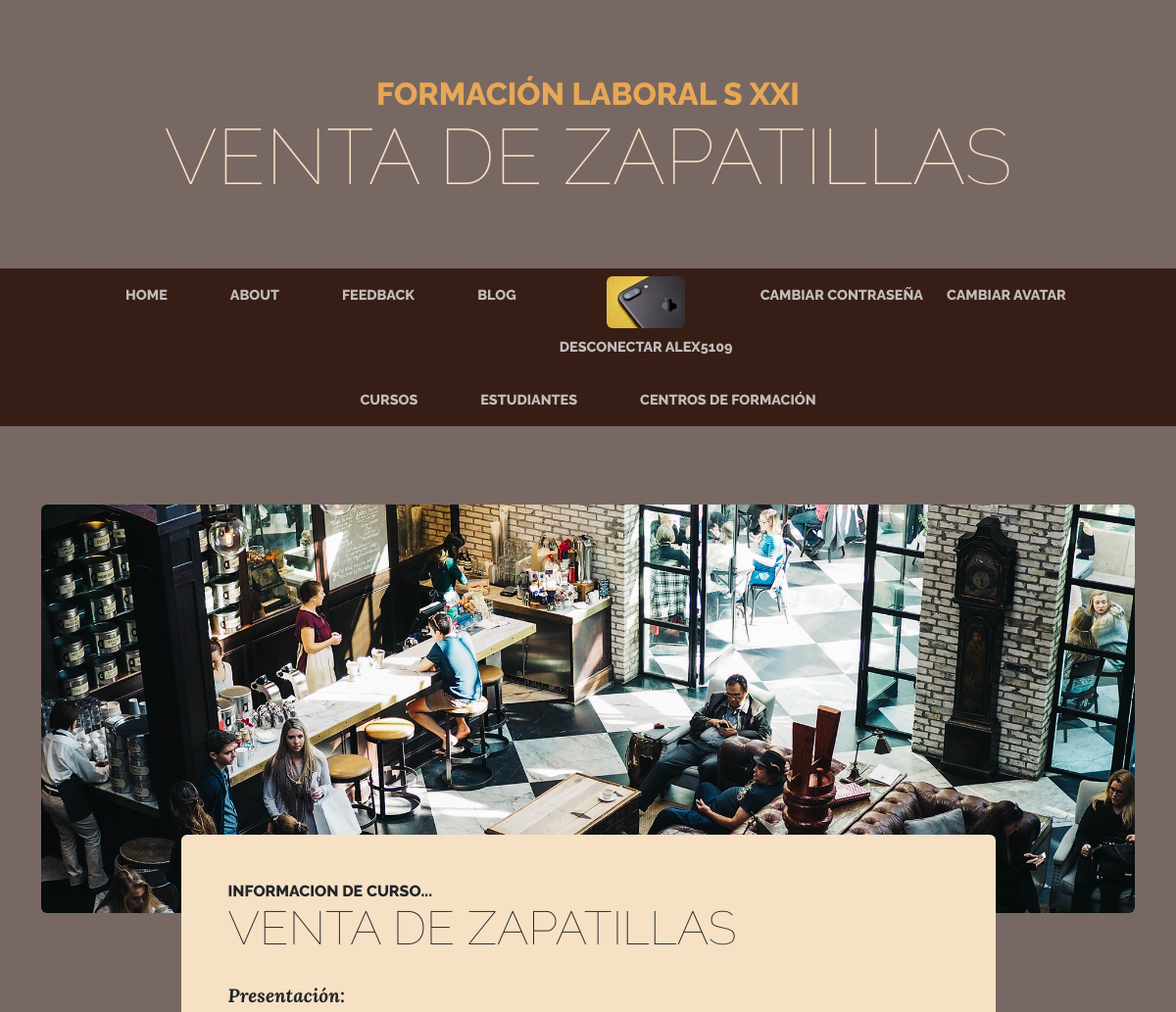
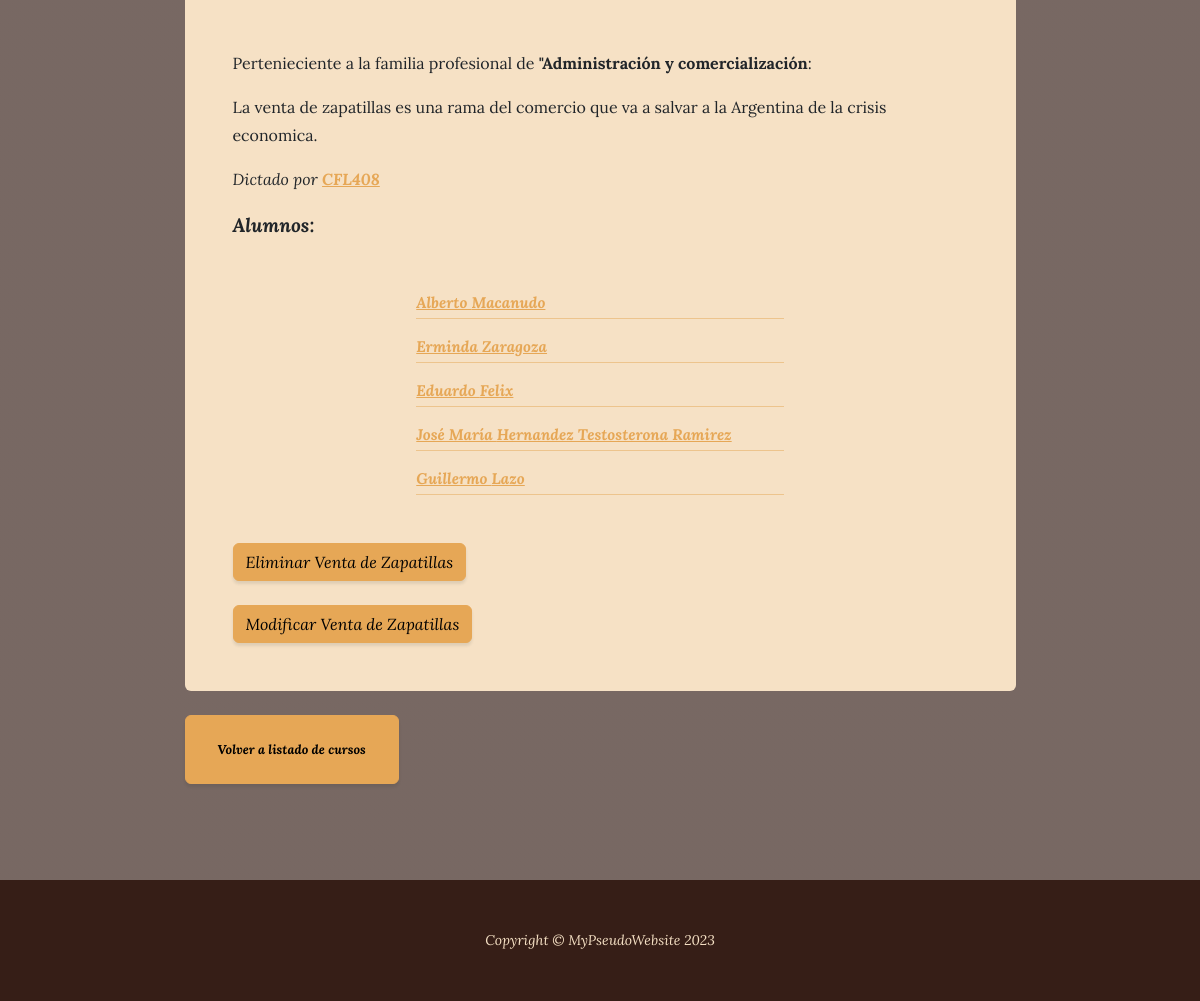
The page /cursos/venta-de-zapatillas-cfl408-1/read (signed in) on the database its author committed (2 pictures, top to bottom).
### aplicacion/models.py (models this page shows, shortened)
class Curso(models.Model):
	name = models.CharField(max_length=60, null=True)
	descripcion = models.TextField(blank=True, max_length=5000, null=True)
	familia_profesional = models.ForeignKey(FamiliaProfesional, on_delete=models.CASCADE, null=True)
	institucion = models.ForeignKey(Institucion, on_delete=models.CASCADE, null=True)
	slug = models.SlugField(default="", null=True)
	estudiantes = models.ManyToManyField("Estudiante", blank=True)
	@property
	def related_estudiantes(self):
		return self.estudiantes.all()

class Usuario(auth.models.User):
	avatar = models.ImageField(upload_to="media/avatares", null=True, blank=True)

class FamiliaProfesional(models.Model):
	name = models.CharField(max_length=60, null=True)
	def __str__(self):
		return f"{self.name}"

class Institucion(models.Model):
	name = models.CharField(max_length=60, null=True)
	partido =  models.ForeignKey(Partido, on_delete=models.SET_NULL, null=True, related_name="instituciones")
	cue =  models.CharField(max_length=12, null=True)
	def __str__(self):
		return f"{self.name}"

class Estudiante(models.Model, LoginRequiredMixin):
	name = models.CharField(max_length=255, null=True)
	lastname = models.CharField(max_length=255, null=True)
	nacimiento = models.DateField(null=True)
	email = models.EmailField(null=True)
	phone = models.CharField(max_length=20, null=True)
	slug = models.SlugField(default="", null=True)
	updated = models.DateTimeField(auto_now=True)
	created = models.DateTimeField(auto_now_add=True)
	cursos = models.ManyToManyField("Curso", blank=True)
	class Meta:
		ordering = ["-updated", '-created']

### aplicacion/views.py (the view)
# urls.py: path('<str:tables>/<slug:slug>/read', 		Tables_Detalle.as_view(),	name='tables-read'),
class Tables_Detalle(MyTablesViewMaster):
	@return_404_if_no_template
	def get(self, request, tables, slug):
		contexto = {
					self.table: self.instance
					}
		template = f"aplicacion/t2_{tables}_details.html"
		return render(request, template, contexto)

### aplicacion/templatetags/avatar.py (called while the page is built)
@register.filter(name="avatar")
def avatar(request):
	avatar_url = None
	try:
		avatar_url = models.AvatarPDF.objects.get(usuario = request.user.id).imagen.url
	except (Exception):
		try:
			avatar_url = models.Usuario.objects.get(id=request.user.id).avatar.url
		except (Exception):
			pass
	return avatar_url

### aplicacion/views.py (called while the page is built)
def return_404_if_no_template(func):
	@wraps(func)
	def wrapper(self, request, *args, **kwargs):
		try:
			return func(self, request, *args, **kwargs)
		except TemplateDoesNotExist:
			return redirect(reverse('aplicacion:codigo', args=['404']))
	return wrapper

	@property
	def slug(self):
		return self.kwargs.get("slug")

	@property
	def tables(self):
		if self._tables is None:
			self._tables = self.kwargs.get("tables")
		return self._tables

	@property
	def table(self):
		return "curso" if self.tables == "cursos" else "estudiante" if self.tables == "estudiantes" else None

	@property
	def model(self):
		return models.Curso if self.tables == "cursos" else models.Estudiante if self.tables == "estudiantes" else None

	@property
	def instance(self):
		if self._instance is None:
			if self.slug and self.model:
				self._instance = self.model.objects.get(slug=self.slug)
		return self._instance

### aplicacion/templates/aplicacion/t2_cursos_details.html (shortened to what this page needs)
{% extends "aplicacion/0001_about.html" %}
{% load static %}
{% block header2 %} {{curso.name}} {% endblock %}
{% block header3 %} Informacion de Curso... {% endblock %}
{% block headerimage1 %} "{% static 'aplicacion/assets/img/about.jpg' %}" {% endblock %}
{% block header4 %} {{curso.name}} {{curso.lastname}} {% endblock %}
{% block parrafo1 %}
	{% if not confirm_deletion %}
	<p class="address mb-5">
		<em><strong> Presentación: </strong></em></p>
			<p> Pertenieciente a la familia profesional de  <strong>"{{curso.familia_profesional}}</strong>: </p>
			<p> </em>{{curso.descripcion}} <em>
			<p> Dictado por
				<strong><a href="{% url 'aplicacion:centros-detail' curso.institucion.pk %}">{{curso.institucion}}</a></strong>
	</p>
	<p class="address mb-5">
		<em><strong> Alumnos: </strong></em></p>
			<ul class="list-unstyled list-hours mb-5 text-left mx-auto">
				{% for estudiante in curso.related_estudiantes %}
				<li class="list-unstyled-item list-hours-item d-flex">
					<small><a href={% url 'aplicacion:tables-read' 'estudiantes' estudiante.slug %}><strong>{{estudiante.name}} {{estudiante.lastname}} </a></strong> </small>
				</li>
				{% endfor %}
			</ul>
	</p>
	{% endif %}
{% endblock %}
{% block parrafo2 %}
	{% if request.user.is_authenticated and not confirm_deletion %}
		<div class="intro-button mx-auto">
		<a class="btn btn-primary btn-x3" href="{% url 'aplicacion:tables-delete' 'cursos' curso.slug %}">Eliminar {{ curso.name }}</a>
		</div>
		<br>
		<div class="intro-button mx-auto"><a class="btn btn-primary btn-x4" href= "{% url 'aplicacion:tables-update' 'cursos' curso.slug %}"> Modificar {{curso.name}}</a>
		</div>
		</div>
	{% endif %}
	<br>
	<div class="intro-button mx-auto"><a class="btn btn-primary btn-xl" href="{% url 'aplicacion:tables-listado' 'cursos' %}">Volver a listado de cursos</a>
	</div>
{% endblock %}

### aplicacion/templates/aplicacion/0001_about.html (shortened to what this page needs)
{% extends "aplicacion/0000_master.html" %}
{% load static %}
{% block content %}
<section class="page-section about-heading">
	<div class="container">
		<img class="img-fluid rounded about-heading-img mb-3 mb-lg-0" src={% block headerimage1 %} {% endblock %} alt="..." />
		<div class="about-heading-content">
			<div class="row">
				<div class="col-xl-9 col-lg-10 mx-auto">
					<div class="bg-faded rounded p-5">
						<h2 class="section-heading mb-4">
							<span class="section-heading-upper">{% block header3 %} {% endblock %}</span>
							<span class="section-heading-lower">{% block header4 %} {% endblock %}</span>
						</h2>
						<p>
							{% block parrafo1 %} {% endblock %}
						</p>
						<p class="mb-0">
							{% block parrafo2 %} {% endblock %}
					</div>
				</div>
			</div>
		</div>
</section>
{% endblock %}

### aplicacion/templates/aplicacion/0000_master.html (shortened to what this page needs)
{% load static %}
{% load avatar %}
<!DOCTYPE html>
<html lang="en">
	<head>
		<link href="{% static 'aplicacion/css/styles.css' %}" rel="stylesheet" />
	</head>
	<body>
		<header>
			<h1 class="site-heading text-center text-faded d-none d-lg-block">
				<span class="site-heading-upper text-primary mb-3">
				{% block header1_principal %}
				Formación Laboral S XXI
				{% endblock %}</span>
				<span class="site-heading-lower">{% block header2 %}{% endblock %}</span>
			</h1>
		</header>
		<nav class="navbar navbar-expand-lg navbar-dark py-lg-24" id="mainNav">
			<div class="container">
				<div class="collapse navbar-collapse" id="navbarSupportedContent">
					<ul class="navbar-nav mx-auto">
						<li class="nav-item px-lg-4"><a class="nav-link text-uppercase" href="{% url 'aplicacion:home' %}">Home</a></li>
						<li class="nav-item px-lg-4"><a class="nav-link text-uppercase" href="{% url 'aplicacion:about' %}">About</a></li>
						<li class="nav-item px-lg-4"><a class="nav-link text-uppercase" href="{% url 'aplicacion:quejas' %}">Feedback</a></li>
						<li class="nav-item px-lg-4"><a class="nav-link text-uppercase" href="{% url 'blog:home' %}">Blog</a></li>
						{% if request.user.is_authenticated %}
							{% if request|avatar %}
								<li class="nav-item px-lg-1"> <img class="product-item-img mx-auto d-flex rounded img-fluid mb-3 mb-lg-0" src= '{{ request|avatar }}' alt="..." width="80" height="80" /> <a class="nav-link text-uppercase" href="{% url 'aplicacion:user-log_out' %}?next={{request.path}}">Desconectar {{request.user.username}}</a> </li>
							{{% else %}
								<li class="nav-item px-lg-1"> <a class="nav-link text-uppercase" href="{% url 'aplicacion:user-log_out' %}?next={{request.path}}">Desconectar {{request.user.username}}</a> </li>
							{{% endif %}
							<li class="nav-item px-lg-1"> <a class="nav-link text-uppercase" href="{% url 'aplicacion:user-cambiarcontraseña' %}">Cambiar contraseña</a> </li>
							<li class="nav-item px-lg-1"> <a class="nav-link text-uppercase" href="{% url 'aplicacion:user-cambiaravatar' %}">Cambiar avatar</a> </li>
						{% endif %}
					</ul>
				</div>
			</div>
		</nav>
		<nav class="navbar navbar-expand-lg navbar-dark py-lg-24" id="mainNav">
			<div class="container">
				<div class="collapse navbar-collapse" id="navbarSupportedContent">
					<ul class="navbar-nav mx-auto">
						<li class="nav-item px-lg-4"><a class="nav-link text-uppercase" href="{% url 'aplicacion:tables-listado' 'cursos' %}"> Cursos </a></li>
						<li class="nav-item px-lg-4"><a class="nav-link text-uppercase" href="{% url 'aplicacion:tables-listado' 'estudiantes' %}"> Estudiantes</a></li>
						<li class="nav-item px-lg-4"><a class="nav-link text-uppercase" href="{% url 'aplicacion:centros-list' %}"> Centros de Formación</a></li>
					</ul>
				</div>
			</div>
		</nav>
		{% block content %} {% endblock %}
		<footer class="footer text-faded text-center py-5">
			<div class="container"><p class="m-0 small">Copyright &copy; MyPseudoWebsite 2023</p></div>
		</footer>
	</body>
</html>

### rows shown on the page
Curso: name "VENTA DE ZAPATILLAS", familia_profesional "Administración y comercialización", descripcion "La venta de zapatillas es una rama del comercio que va a salvar a la Argentina de la crisis economica.", institucion "CFL408", name "Venta de Zapatillas"
Estudiante: name "Alberto", lastname "Macanudo"
Estudiante: name "Erminda", lastname "Zaragoza"
Estudiante: name "Eduardo", lastname "Felix"
Estudiante: name "José María", lastname "Hernandez Testosterona Ramirez"
Estudiante: name "Guillermo", lastname "Lazo"

### other values the page prints
{{ request.user.username }} "ALEX5109"
